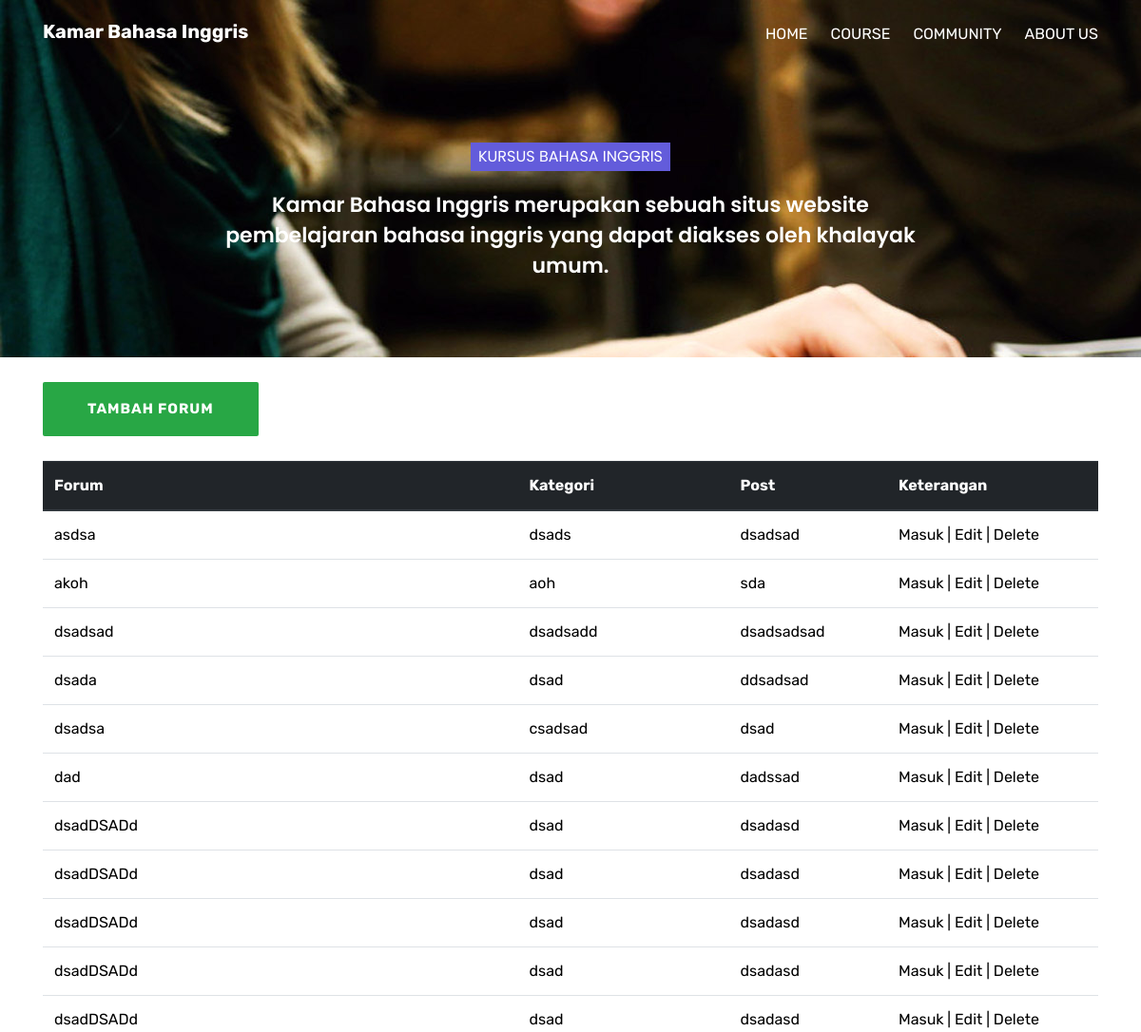
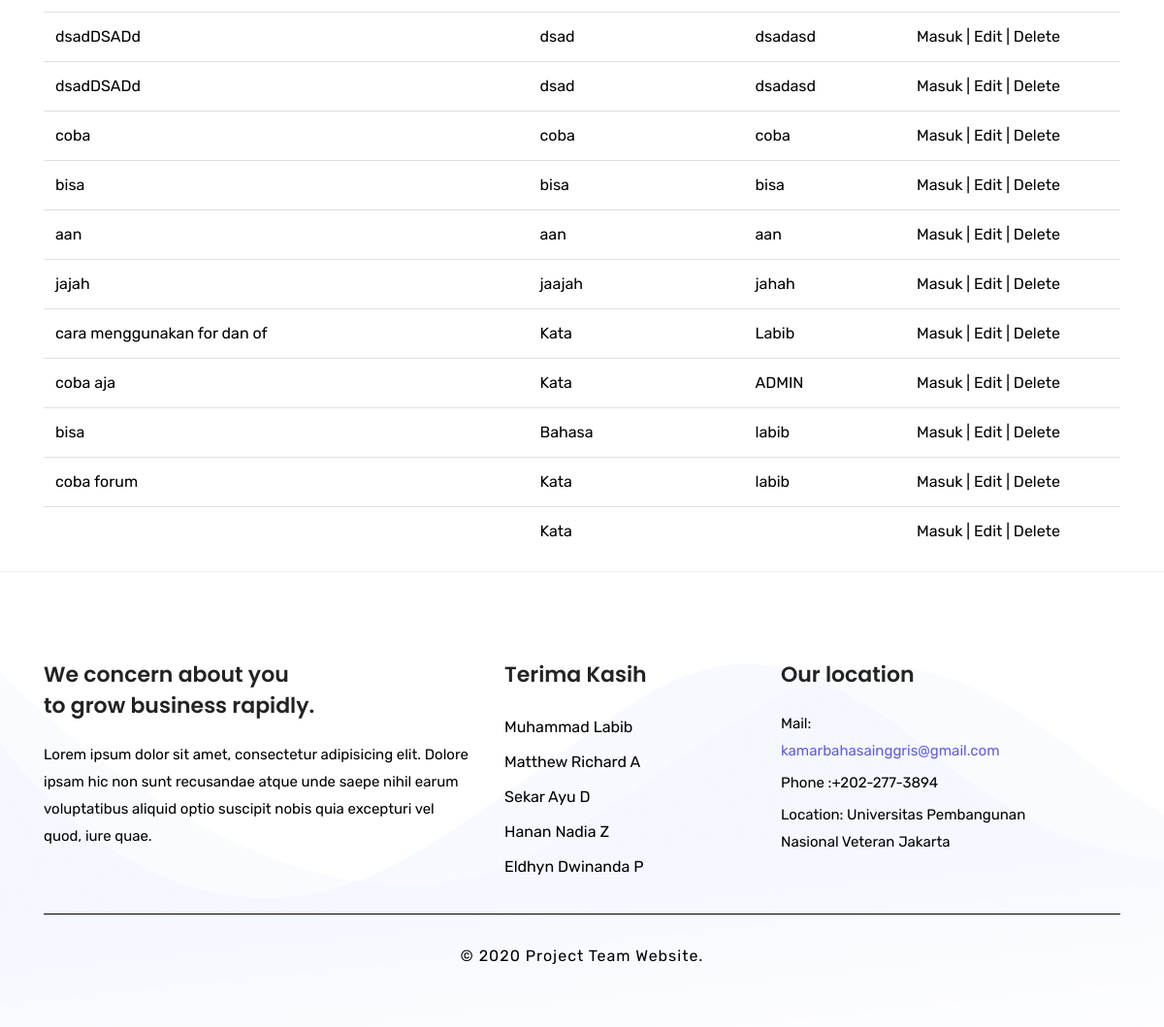
Screenshot of /forum_admin.php with the database file from the repository (2 pictures, top to bottom).
### tables this page shows
CREATE TABLE `forum` (
  `id` int(11) NOT NULL,
  `name` varchar(100) DEFAULT NULL,
  `kategori` varchar(100) DEFAULT NULL,
  `post` varchar(15) DEFAULT NULL
);

### forum_admin.php (the view, shortened to what this page needs)
<?php
include_once("koneksidb.php");
$result = mysqli_query($db, "SELECT * FROM forum ORDER BY id ASC");
?>
<!DOCTYPE html>
<html lang="en">
<head>
    <link rel="stylesheet" href="css/desain.css">
    <link rel="stylesheet" href="plugins/bootstrap/css/bootstrap.css">
    <link rel="stylesheet" href="plugins/fontawesome/css/all.css">
    <link rel="stylesheet" href="plugins/animate-css/animate.css">
    <link rel="stylesheet" href="plugins/icofont/icofont.css">
    <link rel="stylesheet" href="css/style.css">
</head>
<body data-spy="scroll" data-target=".fixed-top">
    <nav class="navbar navbar-expand-lg fixed-top trans-navigation">
        <div class="container">
            <a class="navbar-brand" href="index_admin.php">
                Kamar Bahasa Inggris
            </a>
            <div class="collapse navbar-collapse justify-content-end" id="mainNav">
                <ul class="navbar-nav ">
                    <li class="nav-item">
                        <a class="nav-link smoth-scroll" href="index_admin.php">Home</a>
                    </li>
                    <li class="nav-item">
                        <a class="nav-link smoth-scroll" href="course_admin.php">Course</a>
                    </li>
                    <li class="nav-item">
                        <a class="nav-link smoth-scroll" href="forum_admin.php">Community</a>
                    </li>
                    <li class="nav-item">
                        <a class="nav-link smoth-scroll" href="aboutus_admin.php">About Us</a>
                    </li>
                </ul>
            </div>
        </div>
    </nav>
    <div class="banner-area" style="background-image: url('header2.jpg')">
        <div class="d-table">
            <div class="d-table-cell">
                <div class="container">
                    <div class="row">
                        <div class="col-lg-8 m-auto text-center col-sm-12 col-md-12">
                            <div class="banner-content content-padding">
                                <h5 class="subtitle">Kursus Bahasa Inggris</h5>
                                <h4 style=color:white>Kamar Bahasa Inggris merupakan sebuah situs website pembelajaran bahasa inggris yang dapat diakses oleh khalayak umum.</h4>
                            </div>
                        </div>
                    </div>
                </div>
            </div>
        </div>
    </div>
<body>
<br>
<div class="container">
<a class="btn btn-success" href="tambah_forum_admin.php" data-toggle="modal" data-target="#exampleModalCenter">Tambah Forum</a>
<br>
<br>
    <div class="table-responsive">
        <table class="table" width='80%'>
            <thead class="thead-dark">
                <tr>
                    <th style="width: 45%">Forum</th>
                    <th style="width: 20%">Kategori</th>
                    <th style="width: 15%">Post</th>
                    <th style="width: 30%">Keterangan</th>
                </tr>
            </thead>
    <?php
    while($user_data = mysqli_fetch_array($result)) {
        echo "<tr>";
        echo "<td>".$user_data['name']."</td>";
        echo "<td>".$user_data['kategori']."</td>";
        echo "<td>".$user_data['post']."</td>";
        echo "<td><a href='forum2.php'>Masuk</a> |
                  <a href='edit.php?id=$user_data[id]'>Edit</a> |
                  <a href='delete.php?id=$user_data[id]'>Delete</a></td></tr>";
    }
    ?>
        </table>
    </div>
</div>
</body>
    <section id="footer" class="section-padding">
        <div class="container">
            <div class="row">
                <div class="col-lg-5 col-sm-8 col-md-8">
                    <div class="footer-widget footer-link">
                        <h4>We concern about you<br> to grow business rapidly.</h4>
                        <p>Lorem ipsum dolor sit amet, consectetur adipisicing elit. Dolore ipsam hic non sunt recusandae atque unde saepe nihil earum voluptatibus aliquid optio suscipit nobis quia excepturi vel quod, iure quae.</p>
                    </div>
                </div>
                <div class="col-lg-3 col-sm-6 col-md-6">
                    <div class="footer-widget footer-link">
                        <h4>Terima Kasih</h4>
                        <ul>
                            <li>Muhammad Labib</li>
                            <li>Matthew Richard A</li>
                            <li>Sekar Ayu D</li>
                            <li>Hanan Nadia Z</li>
                            <li>Eldhyn Dwinanda P</li>
                        </ul>
                    </div>
                </div>
                <div class="col-lg-3 col-sm-6 col-md-6">
                    <div class="footer-widget footer-text">
                        <h4>Our location</h4>
                        <p class="mail"><span>Mail:</span> kamarbahasainggris@gmail.com</p>
                        <p><span>Phone :</span>+202-277-3894</p>
                        <p><span>Location:</span> Universitas Pembangunan Nasional Veteran Jakarta</p>
                    </div>
                </div>
            </div>
            <div class="row">
                <div class="col-lg-12 text-center">
                    <div class="footer-copy">
                        © 2020 Project Team Website.
                    </div>
                </div>
            </div>
        </div>
    </section>
  </body>
  </html>

### css/style.css (style rules this page uses)
body { font-size: 16px; font-weight: 400; line-height: 26px; font-family: "Rubik", sans-serif; color: #000000; position: relative; }
p { line-height: 28px; font-size: 15px; }
html { overflow-x: hidden !important; width: 100%; height: 100%; position: relative; -webkit-font-smoothing: antialiased; text-rendering: optimizeLegibility; }
body { border: 0; margin: 0; padding: 0; }
h1, .h1, h2, .h2, h3, .h3, h4, .h4, h5, .h5, h6, .h6 { font-family: "Poppins", sans-serif; font-weight: 600; margin-bottom: 0px; color: #232323; }
a { text-decoration: none; transition: all 0.2s; color: #000; }
ul, li { margin: 0; padding: 0; list-style: none; }
h4 { font-size: 22px; line-height: 32px; }
h5 { font-size: 16px; line-height: 24px; }
h5.subtitle { font-size: 16px; font-weight: 400; }
.section-padding { padding: 90px 0px; }
.btn { font: 600 10.5px/1; display: inline-block; padding: 15px 45px 15px 45px; text-transform: uppercase; border: 2px solid transparent; transition: all .2s; border-radius: 0px; font-weight: 600; font-size: 13px; letter-spacing: 1px; }
.d-table { width: 100%; }
.d-table-cell { vertical-align: middle; }
.site-navigation, .trans-navigation { padding: 20px 0px; }
.site-navigation .navbar-nav a, .trans-navigation .navbar-nav a { text-transform: uppercase; }
.navbar-expand-lg.trans-navigation .navbar-nav .nav-link, .navbar-expand-lg.site-navigation .navbar-nav .nav-link { padding: 0px 24px; }
.navbar-expand-lg.trans-navigation .navbar-nav .nav-link:last-child, .navbar-expand-lg.site-navigation .navbar-nav .nav-link:last-child { padding-right: 0px; }
.site-navigation, .trans-navigation { transition: all .5s ease 0s; }
.navbar-brand { padding-top: 0px; margin-right: 60px; font-weight: 700; text-transform: capitalize; color: #fff; }
.navbar-expand-lg.trans-navigation .navbar-nav .nav-link { color: #fff; }
.trans-navigation { background: transparent; }
.banner-area .content-padding { padding: 150px 0px 80px; }
.content-padding { padding: 180px 0px 80px; }
.banner-content { padding-right: 30px; }
.banner-content .subtitle { color: #fff; background: #635CDB; display: inline-block; padding: 3px 8px; margin-bottom: 20px; text-transform: uppercase; }
.subtitle { color: #635CDB; }
#footer { padding-bottom: 60px; position: relative; background: url("../images/bg/2.png"); border-top: 1px solid #eee; }
.footer-widget ul li { padding: 5px 0px; }
.footer-widget p { margin-bottom: 5px; }
.footer-widget h4 { margin-bottom: 20px; }
.footer-copy { letter-spacing: 1px; padding-top: 30px; margin-top: 30px; border-top: 1px solid rgb(0, 0, 0); }
.footer-text p span { color: #000; }
.footer-text p.mail { color: #635CDB; }
.form-control, .btn { min-height: 38px; border-radius: 2px; }
.btn { font-size: 15px; font-weight: bold; }

### rows the page displays
forum: name "asdsa", kategori "dsads", post "dsadsad"
forum: name "akoh", kategori "aoh", post "sda"
forum: name "dsadsad", kategori "dsadsadd", post "dsadsadsad"
forum: name "dsada", kategori "dsad", post "ddsadsad"
forum: name "dsadsa", kategori "csadsad", post "dsad"
forum: name "dad", kategori "dsad", post "dadssad"
forum: name "dsadDSADd", kategori "dsad", post "dsadasd"
forum: name "dsadDSADd", kategori "dsad", post "dsadasd"
forum: name "dsadDSADd", kategori "dsad", post "dsadasd"
forum: name "dsadDSADd", kategori "dsad", post "dsadasd"
forum: name "dsadDSADd", kategori "dsad", post "dsadasd"
forum: name "dsadDSADd", kategori "dsad", post "dsadasd"
forum: name "dsadDSADd", kategori "dsad", post "dsadasd"
forum: name "coba", kategori "coba", post "coba"
forum: name "bisa", kategori "bisa", post "bisa"
forum: name "aan", kategori "aan", post "aan"
forum: name "jajah", kategori "jaajah", post "jahah"
forum: name "cara menggunakan for dan of", kategori "Kata", post "Labib"
forum: name "coba aja", kategori "Kata", post "ADMIN"
forum: name "bisa", kategori "Bahasa", post "labib"
forum: name "coba forum", kategori "Kata", post "labib"
forum: kategori "Kata"
